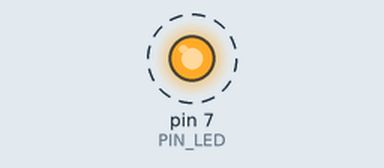
Recording of a sketch running on a simulated Arduino Uno, built with avr-gcc and run on an emulated ATmega328P. Parts: output pins drawn as LEDs (lit = HIGH). Dashed ring = blinking. At 2.0 s the program stops and its outputs stay as they are.

Above: at 1.05 s.
Timing chart, 0 to 3.5 s (numbered marks = the images above):
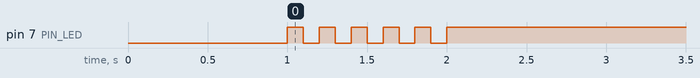

The sketch:

05_practice_2.ino
```cpp
#define PIN_LED 7
unsigned int count, toggle;

void setup() {
  pinMode(PIN_LED, OUTPUT)
  ;Serial.begin(115200); //Initalize serial port
  while(!Serial) {
    ; // wait for serial port to connect.
  }
  toggle = 0;
  count = 0;
  digitalWrite(PIN_LED, toggle); // turn off LED.
  delay(1000);
}

void loop() {
  toggle = toggle_state(toggle); //toggle LED value.
  digitalWrite(PIN_LED, toggle); //update LED status.
  delay(100); //wait for 1,000 milliseconds
  if(count == 10){
    digitalWrite(PIN_LED, 1);
    while(1){}
  }
}

int toggle_state(int toggle) {
  if(toggle == 0){
    toggle = toggle + 1;
    count += 1;
  }
  else if(toggle == 1){
    toggle = 0;
    count += 1;
  }
  return toggle;
}
```

Measured:
- by itself, pin 7 (PIN_LED): alternates HIGH for 0.10 s and LOW for 0.10 s, 11 changes in all, then stays HIGH
